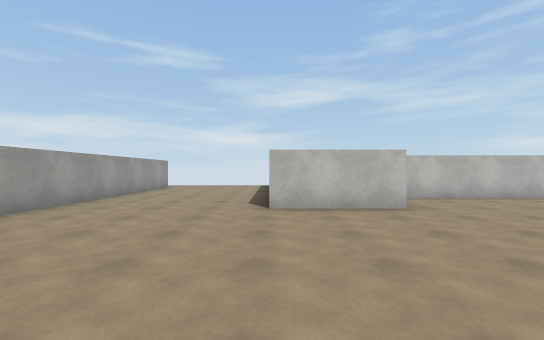
view 1 (above)

13 first-person views from a walk through a scene from a Unity 3-D project. The camera is 1.4 m above the floor, looks level and sees 90° across. The floor is counted in squares, 2 m on a side. Each view is taken from the middle of a square. On the plan, view 1 faces up. The plan holds only what a view shows up to about 9 squares ahead; the rest is blank. The player character is not drawn. Some animated figures are left out. Surface patterns are stand-ins for the level's own textures.

view 2
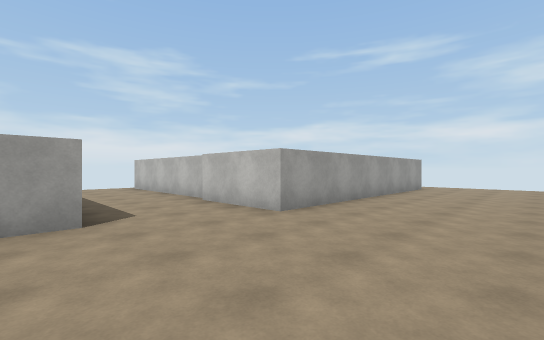

view 3
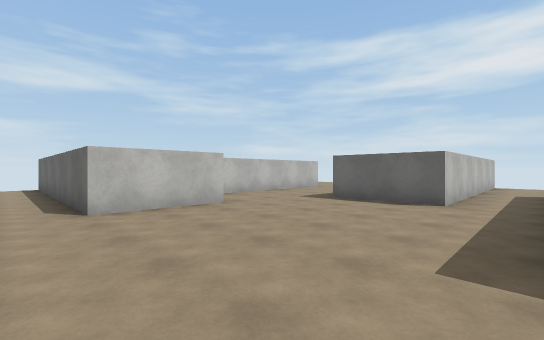

view 4
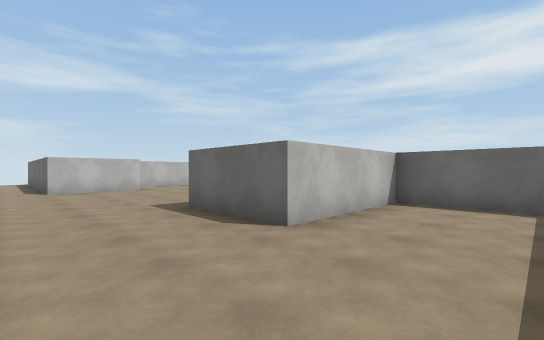

view 5
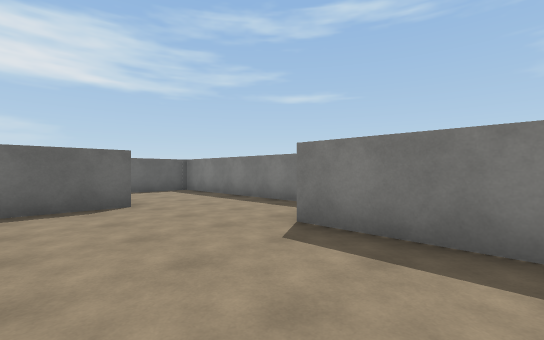

view 6
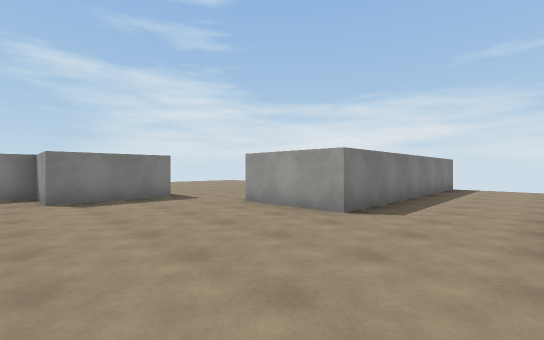

view 7
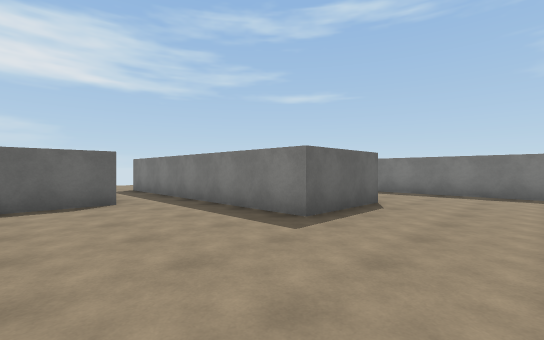

view 8
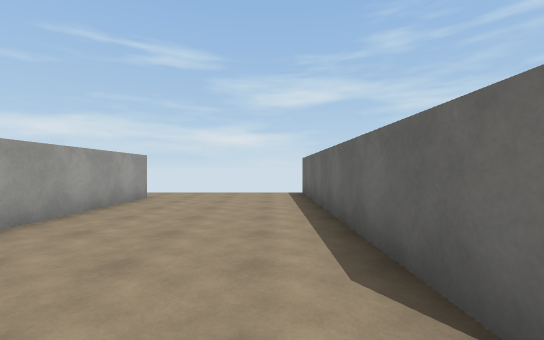

view 9
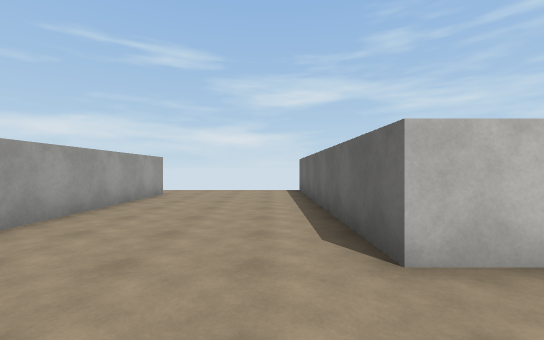

view 10
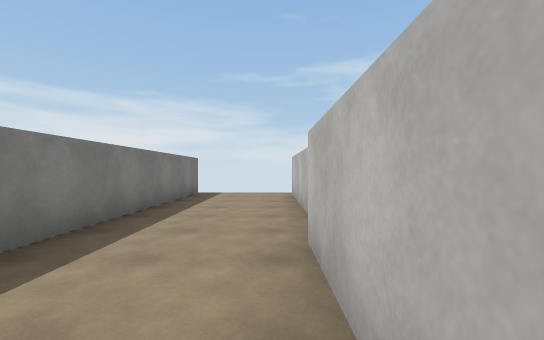

view 11
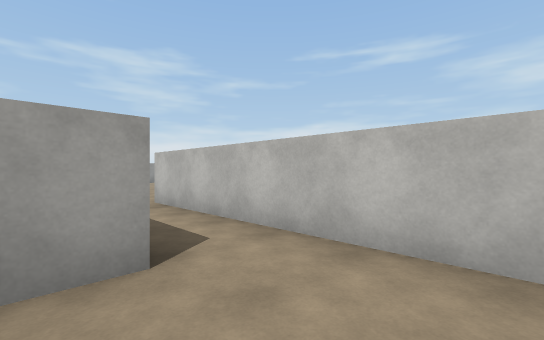

view 12
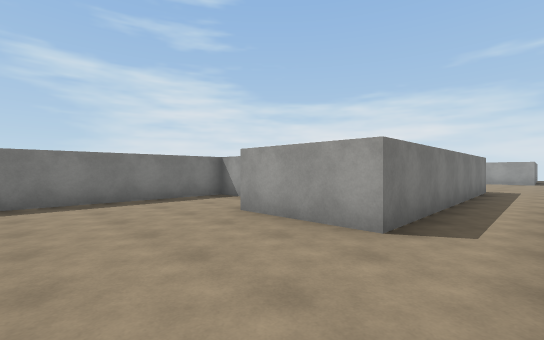

view 13
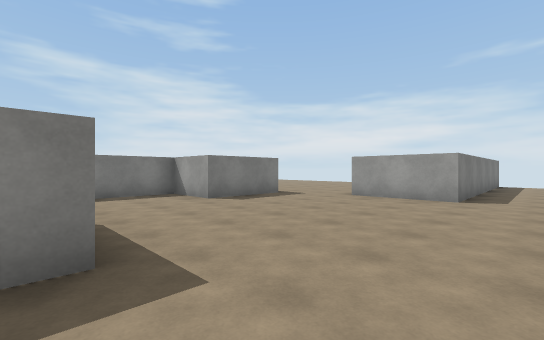

### Floor plan
Points are (right, up) in squares from view 1. A wall is a line through its corners. A room is listed if a view was taken in it or the views show most of it. See-through windows are left out.
Room 1 (views 1, 2, 3, 4, 5, 6, 7, 8, 9, 10, 13)
walls: (2.5, 4.9) (0, 4.9) (0, 12.4); (-7, 3.6) (-11.9, 3.6); (-4.2, -3.9) (-1.6, -3.9) (-1.6, -5.7) (4.1, -5.7); (5.1, -5) (5.1, -2.8) (1.5, -2.8) (1.5, -0.2) (9, -0.2); (-4.1, 10.9) (-4.1, 3.4) (-6.8, 3.4); (-12.4, 0.7) (-5, 0.7) (-5, -1.9); (11, 1.4) (5.1, 1.4) (5.1, 3.9)
ways out: opening at (9.5, 0.5) to room 2; opening at (-4, -2.5); opening at (3.5, 4.5)
Room 2 (views 11, 12)
walls: (7.5, -4.6) (7.5, -5.5) (12, -5.5); (9, -0.2) (9, -2.8)
ways out: opening at (9.5, 0.5) to room 1

Positions as (right, up) in squares from view 1, and headings:
1: (0, 0), facing up
2: (-1, 0), facing up-left
3: (-1, 0), facing up-right
4: (-1, -5), facing up-right
5: (-4, -1), facing down-right
6: (-1, 3), facing down-left
7: (-1, 3), facing down-right
8: (-1, 4), facing up
9: (-1, 3), facing up
10: (-4, 3), facing left
11: (11, -1), facing up-left
12: (12, 1), facing down-left
13: (2, 2), facing down-left
